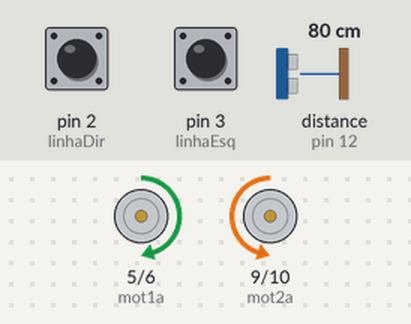
A sketch run on a simulated Arduino Uno, built with avr-gcc and run on an emulated ATmega328P. Parts: motor-driver pin pairs drawn as motors (green arrow = first pin HIGH = forward, orange = second pin HIGH = backward, longer = more drive). Wiring (inferred from the names in the program): ultrasonic range finder: trigger pin 11; echo pin 12. The test bench sets the inputs (shaded band); at power-on: distance to the obstacle (sensor on pin 12) 80 cm, pin 2 (linhaDir) HIGH, pin 3 (linhaEsq) HIGH. The echo pulse lasts 58.3 µs per cm; what the sketch prints to the serial monitor is not drawn.

Above: at 5.2 s.
5.3 s: distance to the obstacle (sensor on pin 12) set to 64 cm
6.9 s: distance to the obstacle (sensor on pin 12) set to 58 cm
At 7.9 s:
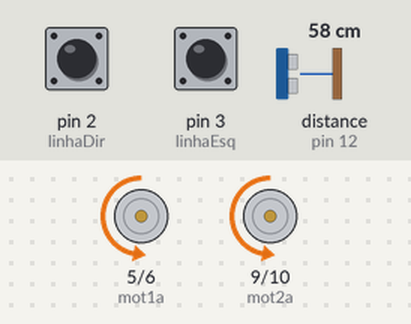
8.7 s: distance to the obstacle (sensor on pin 12) set to 8 cm
10.4 s: distance to the obstacle (sensor on pin 12) set to 5 cm
At 11.6 s:
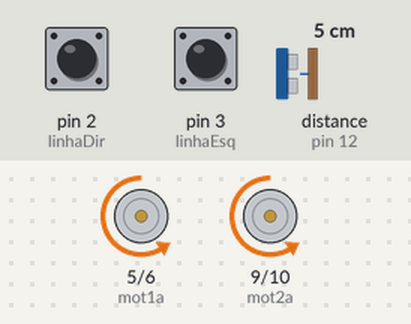
12.4 s: pin 2 (linhaDir) pulled LOW for 0.15 s
At 12.7 s:
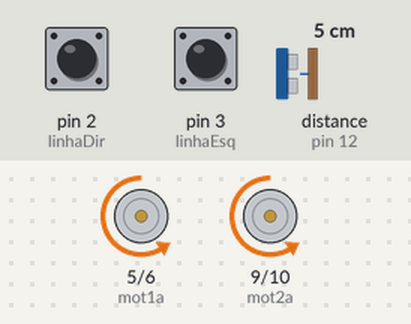
14.0 s: distance to the obstacle (sensor on pin 12) set to 9 cm
At 15.7 s:
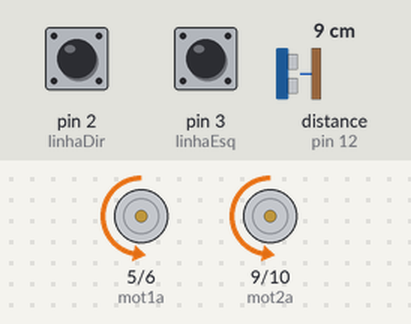
Timing chart, 0 to 17.0 s (numbered marks = the images above; inputs shaded):
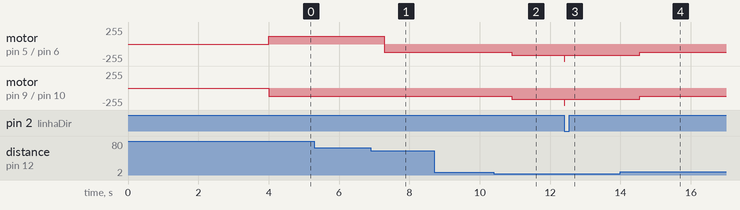

Measured:
- the behaviour switches between 61 and 60 cm on distance to the obstacle (sensor on pin 12) (found by bisection; images 0 and 1)
- the behaviour switches between 7 and 6 cm on distance to the obstacle (sensor on pin 12) (found by bisection; images 1 and 2)
- after the input at 5.3 s, every drawn part: stays the same
- after the input at 6.9 s, motor on pin 5 (mot1a) / pin 6 (mot1b): forward 120/255 → backward 127/255 after 0.39 s; motor on pin 9 (mot2a) / pin 10 (mot2b): backward 120/255 → backward 127/255 after 0.39 s
- after the input at 8.7 s, every drawn part: stays the same
- after the input at 10.4 s, motor on pin 5 (mot1a) / pin 6 (mot1b), motor on pin 9 (mot2a) / pin 10 (mot2b): backward 127/255 → backward 170/255 after 0.52 s
- after the input at 12.4 s, motor on pin 5 (mot1a) / pin 6 (mot1b), motor on pin 9 (mot2a) / pin 10 (mot2b): backward 170/255 → backward 255/255 at once, → backward 170/255 0.01 s later
- after the input at 14.0 s, motor on pin 5 (mot1a) / pin 6 (mot1b), motor on pin 9 (mot2a) / pin 10 (mot2b): backward 170/255 → backward 127/255 after 0.55 s

The sketch:

C_digo_fonte_carrinho.ino
```cpp
// Tanque lutador de sumô

//conexões sensores de linha
#define linhaDir 2
#define linhaEsq 3

//pinos para a ponte h
#define mot1a 5 //pwm
#define mot1b 6 //pwm
#define mot2a 9 //pwm
#define mot2b 10 //pwm

// conexões do sensor de distância
const int trigPin = 11;
const int echoPin = 12;

int esqDetect, dirDetect = 0;

//Estados do robo
enum RobotState {
ACQUIRING_TARGET,
HOMING,
LOST_TRACK
};

// Parâmetros de detecção em centímetros
const int JANELA = 15;
const int DISTANCIA_MAX = 1500;
const int DISTANCIA_MIN = 5;          // distância de detecção do obstáculo
const int HOMING_DISTANCE = 60;      // Distance to start aggressive homing
const int LOST_TRACK_THRESHOLD = 3;  // Consecutive measurements without target
const int MAX_SEARCH_SWEEPS = 3;

// Parâmetros de velocidade dos motores
const int veloProcura = 120;  //meia potência
const int HOMING_SPEED = 120; //meia potência
const int veloVolta = 127;    //potência normal
const int veloEmpurra = 255;  //forca máxima

// Sliding window and state management
struct WindowData {
  int measurements[JANELA];
  int currentIndex = 0;
};

struct RobotControl {
  RobotState currentState = ACQUIRING_TARGET;
  WindowData distanceWindow;
  int lostTrackCounter = 0;
  int targetDistance = 0;
  int searchDirection = 1;   // 1 pra direita, -1 pra esquerda
  int searchSweepCount = 0;  // Track number of complete search sweeps
};

RobotControl robotControl;


void setup() {

  //pinos sensor linha
  pinMode(linhaDir, INPUT_PULLUP);
  pinMode(linhaEsq, INPUT_PULLUP);
  // Ultrasonic sensor pin setup
  pinMode(trigPin, OUTPUT);
  pinMode(echoPin, INPUT);

//MOTORES
  pinMode(mot1a, OUTPUT);
 pinMode(mot1b, OUTPUT);
 pinMode(mot2a, OUTPUT);
 pinMode(mot2b, OUTPUT);

  //Iniciar serial
  Serial.begin(115200);

//função para mudar a função quando acha a linha
  attachInterrupt(digitalPinToInterrupt(linhaDir), detectDir, FALLING);
  attachInterrupt(digitalPinToInterrupt(linhaEsq), detectEsq, FALLING);


  // Inicializar a jenale com zeros
  for (int i = 0; i < JANELA; i++) {
    robotControl.distanceWindow.measurements[i] = 0;
  }

//tempo pra por o robô no chão
  delay(4000);
}


// Função pra medir a distância
int measureDistance() {
  // Clear the trigPin
  digitalWrite(trigPin, LOW);
  delayMicroseconds(2);

  // Send a 10 microsecond pulse
  digitalWrite(trigPin, HIGH);
  delayMicroseconds(10);
  digitalWrite(trigPin, LOW);

  // Measure duration of pulse from echo pin
  long duration = pulseIn(echoPin, HIGH);

  // Calculate distance in centimeters
  int distance = duration * 0.034 / 2;
Serial.print(distance);
  return distance;
}

// Add measurement to sliding window
void addMeasurement(int distance) {
  robotControl.distanceWindow
    .measurements[robotControl.distanceWindow.currentIndex] = distance;
  robotControl.distanceWindow.currentIndex =
    (robotControl.distanceWindow.currentIndex + 1) % JANELA;
}

// Calcular a média das distâncias
int calculateMedianDistance() {
  int sortedMeasurements[JANELA];

  // Copy measurements
  for (int i = 0; i < JANELA; i++) {
    sortedMeasurements[i] =
      robotControl.distanceWindow.measurements[i];
  }

  // Insertion sort
  for (int i = 1; i < JANELA; i++) {
    int key = sortedMeasurements[i];
    int j = i - 1;

    while (j >= 0 && sortedMeasurements[j] > key) {
      sortedMeasurements[j + 1] = sortedMeasurements[j];
      j = j - 1;
    }
    sortedMeasurements[j + 1] = key;
  }

  // Return median
  return sortedMeasurements[JANELA / 2];
}


// Motor control functions
void moveForward() {
   analogWrite(mot1a, LOW);
  analogWrite(mot1b, 127);
 analogWrite(mot2a, LOW);
 analogWrite(mot2b, 127);
  Serial.println("pra frente");  //chama a funcao pra andar pra frente no arduino dos motores
  delay(20);
}

void empurra() {
 analogWrite(mot1a, LOW);
 analogWrite(mot1b, 170);
 analogWrite(mot2a, LOW);
 analogWrite(mot2b, 170);
  Serial.println("sai do meio");  //chama a funcao pra girar a terra ao contrário
  delay(20);
}

void rotateClockwise() {
 analogWrite(mot1a, 120);
  digitalWrite(mot1b, LOW);
 digitalWrite(mot2a, LOW);
 analogWrite(mot2b, 120);
  Serial.println("peao da casa propia");  //chama a funcao pra andar pra frente no arduino dos motores
  delay(20);
}

void rotateCounterClockwise() {
 digitalWrite(mot1a, LOW);
 analogWrite(mot1b, 120);
 analogWrite(mot2a, 120);
 digitalWrite(mot2b, LOW);
  Serial.println("peao inverso");  //chama a funcao pra andar pra frente no arduino dos motores

  delay(20);
}

void volta() {

   digitalWrite(mot1a, LOW);
  digitalWrite(mot1b, veloVolta);
 digitalWrite(mot2a, LOW);
 digitalWrite(mot2b, veloVolta);
  Serial.println("volta");
delay(1000);

}

// State-specific behaviors
void acquireTarget() {
  // Continuously rotate to find target
  rotateClockwise();
//Serial.println("to aqui");
  // Check for potential target
  int medianDistance = calculateMedianDistance();

  if (medianDistance > DISTANCIA_MIN && medianDistance < DISTANCIA_MAX) {
    // Potential target found
    robotControl.currentState = HOMING;
    robotControl.targetDistance = medianDistance;

    Serial.println("Target Acquired. Switching to Homing.");
  }
}

void homeToTarget() {
  int currentDistance = calculateMedianDistance();

  // Check if target is lost
  if (currentDistance > DISTANCIA_MAX ) {
    robotControl.lostTrackCounter++;

    if (robotControl.lostTrackCounter >= LOST_TRACK_THRESHOLD) {
      robotControl.currentState = LOST_TRACK;
      robotControl.lostTrackCounter = 0;

      Serial.println("Lost Track of Target. Searching.");
      return;
    }
  }
  if (currentDistance <= DISTANCIA_MIN) {
empurra();
// sobe pra 200 de pwm pra ter mais força
    Serial.println("Empurra baixo nengue");
  } else {
    robotControl.lostTrackCounter = 0;
  }

  // Aggressive homing logic
  if (currentDistance < HOMING_DISTANCE && currentDistance > DISTANCIA_MIN) {
    // Target is far, move forward aggressively
    moveForward();
    Serial.println("O frank vai pega oce");
  }
    /* else {
     //Close to target, fine-tune positioning
    if (currentDistance > robotControl.targetDistance) {
      rotateClockwise();  // Slight adjustment
   Serial.println("Homing - Fine Tuning");
    } else {
    rotateCounterClockwise();  // Slight adjustment
      Serial.println("Homing - Fine Tuning");
    }

    }*/
}

void lostTrackSearch() {
  // Alternate search direction
  if (robotControl.searchDirection > 0) {
    // Search right
    rotateClockwise();
  } else {
    // Search left
    rotateCounterClockwise();
  }

  int currentDistance = calculateMedianDistance();

  // Check if target is reacquired
  if (currentDistance > DISTANCIA_MIN && currentDistance < DISTANCIA_MAX) {
    robotControl.currentState = HOMING;
    robotControl.targetDistance = currentDistance;
    robotControl.searchDirection *=
      -1;                               // Alternate search direction next time
    robotControl.searchSweepCount = 0;  // Reset sweep count

    Serial.println("Target Reacquired. Returning to Homing.");
    return;
  }

  // Complete sweep check
  if (abs(robotControl.searchDirection) == abs(1)) {
    robotControl.searchSweepCount++;

    // If maximum sweeps reached, return to acquiring target
    if (robotControl.searchSweepCount >= MAX_SEARCH_SWEEPS) {
      robotControl.currentState = ACQUIRING_TARGET;
      robotControl.searchSweepCount = 0;

      Serial.println("Target not found after maximum sweeps. "
                     "Returning to Acquisition.");
    }
  }
}

void detectEsq() {
  esqDetect = 1;
volta();
}

void detectDir() {
  dirDetect = 1;
volta();
}

void loop() {
  // Measure and add to sliding window
  int distance = measureDistance();
  addMeasurement(distance);

  // State machine
  switch (robotControl.currentState) {
    case ACQUIRING_TARGET:
      acquireTarget();
      break;

    case HOMING:
      homeToTarget();
      break;

    case LOST_TRACK:
      lostTrackSearch();
      break;
  }

  delay(50);  // Control processing rate
}
```
